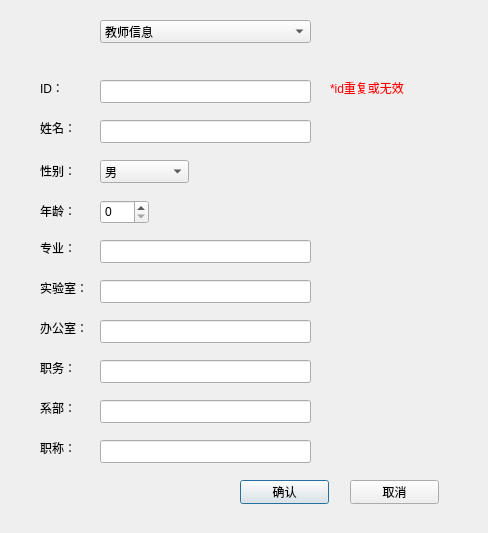
<?xml version="1.0" encoding="UTF-8"?>
<ui version="4.0">
 <class>QWDialogSize</class>
 <widget class="QDialog" name="QWDialogSize">
  <property name="geometry">
   <rect>
    <x>0</x>
    <y>0</y>
    <width>488</width>
    <height>533</height>
   </rect>
  </property>
  <property name="windowTitle">
   <string>Dialog</string>
  </property>
  <widget class="QLabel" name="label2">
   <property name="geometry">
    <rect>
     <x>40</x>
     <y>80</y>
     <width>31</width>
     <height>16</height>
    </rect>
   </property>
   <property name="text">
    <string>ID：</string>
   </property>
  </widget>
  <widget class="QLabel" name="label3">
   <property name="geometry">
    <rect>
     <x>40</x>
     <y>120</y>
     <width>72</width>
     <height>16</height>
    </rect>
   </property>
   <property name="text">
    <string>姓名：</string>
   </property>
  </widget>
  <widget class="QLabel" name="label4">
   <property name="geometry">
    <rect>
     <x>40</x>
     <y>160</y>
     <width>72</width>
     <height>21</height>
    </rect>
   </property>
   <property name="text">
    <string>性别：</string>
   </property>
  </widget>
  <widget class="QLabel" name="label5">
   <property name="geometry">
    <rect>
     <x>40</x>
     <y>200</y>
     <width>72</width>
     <height>21</height>
    </rect>
   </property>
   <property name="text">
    <string>年龄：</string>
   </property>
  </widget>
  <widget class="QLabel" name="label6">
   <property name="geometry">
    <rect>
     <x>40</x>
     <y>280</y>
     <width>72</width>
     <height>15</height>
    </rect>
   </property>
   <property name="text">
    <string>实验室：</string>
   </property>
  </widget>
  <widget class="QLabel" name="label7">
   <property name="geometry">
    <rect>
     <x>40</x>
     <y>320</y>
     <width>72</width>
     <height>15</height>
    </rect>
   </property>
   <property name="text">
    <string>办公室：</string>
   </property>
  </widget>
  <widget class="QLabel" name="label8">
   <property name="geometry">
    <rect>
     <x>40</x>
     <y>360</y>
     <width>72</width>
     <height>15</height>
    </rect>
   </property>
   <property name="text">
    <string>职务：</string>
   </property>
  </widget>
  <widget class="QSpinBox" name="age">
   <property name="geometry">
    <rect>
     <x>100</x>
     <y>200</y>
     <width>49</width>
     <height>24</height>
    </rect>
   </property>
   <property name="cursor">
    <cursorShape>ArrowCursor</cursorShape>
   </property>
  </widget>
  <widget class="QComboBox" name="sex">
   <property name="geometry">
    <rect>
     <x>100</x>
     <y>160</y>
     <width>89</width>
     <height>23</height>
    </rect>
   </property>
   <property name="cursor">
    <cursorShape>ArrowCursor</cursorShape>
   </property>
   <item>
    <property name="text">
     <string>男</string>
    </property>
   </item>
   <item>
    <property name="text">
     <string>女</string>
    </property>
   </item>
  </widget>
  <widget class="QLineEdit" name="id">
   <property name="geometry">
    <rect>
     <x>100</x>
     <y>80</y>
     <width>211</width>
     <height>23</height>
    </rect>
   </property>
  </widget>
  <widget class="QLineEdit" name="name">
   <property name="geometry">
    <rect>
     <x>100</x>
     <y>120</y>
     <width>211</width>
     <height>23</height>
    </rect>
   </property>
  </widget>
  <widget class="QLineEdit" name="lab">
   <property name="geometry">
    <rect>
     <x>100</x>
     <y>280</y>
     <width>211</width>
     <height>23</height>
    </rect>
   </property>
  </widget>
  <widget class="QLineEdit" name="office">
   <property name="geometry">
    <rect>
     <x>100</x>
     <y>320</y>
     <width>211</width>
     <height>23</height>
    </rect>
   </property>
  </widget>
  <widget class="QLineEdit" name="work">
   <property name="geometry">
    <rect>
     <x>100</x>
     <y>360</y>
     <width>211</width>
     <height>23</height>
    </rect>
   </property>
  </widget>
  <widget class="QPushButton" name="ok">
   <property name="geometry">
    <rect>
     <x>240</x>
     <y>480</y>
     <width>89</width>
     <height>24</height>
    </rect>
   </property>
   <property name="cursor">
    <cursorShape>PointingHandCursor</cursorShape>
   </property>
   <property name="text">
    <string>确认</string>
   </property>
  </widget>
  <widget class="QPushButton" name="cancel">
   <property name="geometry">
    <rect>
     <x>350</x>
     <y>480</y>
     <width>89</width>
     <height>24</height>
    </rect>
   </property>
   <property name="cursor">
    <cursorShape>PointingHandCursor</cursorShape>
   </property>
   <property name="text">
    <string>取消</string>
   </property>
  </widget>
  <widget class="QLabel" name="label10">
   <property name="geometry">
    <rect>
     <x>40</x>
     <y>440</y>
     <width>72</width>
     <height>15</height>
    </rect>
   </property>
   <property name="text">
    <string>职称：</string>
   </property>
  </widget>
  <widget class="QLineEdit" name="department">
   <property name="geometry">
    <rect>
     <x>100</x>
     <y>400</y>
     <width>211</width>
     <height>23</height>
    </rect>
   </property>
   <property name="text">
    <string/>
   </property>
  </widget>
  <widget class="QLineEdit" name="title">
   <property name="geometry">
    <rect>
     <x>100</x>
     <y>440</y>
     <width>211</width>
     <height>23</height>
    </rect>
   </property>
   <property name="text">
    <string/>
   </property>
  </widget>
  <widget class="QLabel" name="label9">
   <property name="geometry">
    <rect>
     <x>40</x>
     <y>400</y>
     <width>72</width>
     <height>15</height>
    </rect>
   </property>
   <property name="text">
    <string>系部：</string>
   </property>
  </widget>
  <widget class="QLabel" name="label">
   <property name="geometry">
    <rect>
     <x>40</x>
     <y>240</y>
     <width>72</width>
     <height>15</height>
    </rect>
   </property>
   <property name="text">
    <string>专业：</string>
   </property>
  </widget>
  <widget class="QLineEdit" name="profession">
   <property name="geometry">
    <rect>
     <x>100</x>
     <y>240</y>
     <width>211</width>
     <height>23</height>
    </rect>
   </property>
  </widget>
  <widget class="QComboBox" name="status">
   <property name="geometry">
    <rect>
     <x>100</x>
     <y>20</y>
     <width>211</width>
     <height>23</height>
    </rect>
   </property>
   <item>
    <property name="text">
     <string>教师信息</string>
    </property>
   </item>
   <item>
    <property name="text">
     <string>实验员信息</string>
    </property>
   </item>
   <item>
    <property name="text">
     <string>行政人员信息</string>
    </property>
   </item>
   <item>
    <property name="text">
     <string>教师兼行政人员信息</string>
    </property>
   </item>
  </widget>
  <widget class="QLabel" name="info">
   <property name="geometry">
    <rect>
     <x>330</x>
     <y>80</y>
     <width>141</width>
     <height>16</height>
    </rect>
   </property>
   <property name="styleSheet">
    <string notr="true">color: rgb(255, 0, 0);</string>
   </property>
   <property name="text">
    <string>*id重复或无效</string>
   </property>
  </widget>
 </widget>
 <resources/>
 <connections/>
</ui>
